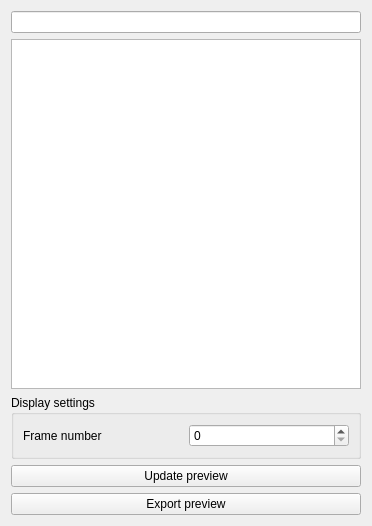
            <widget class="QWidget" name="widget" native="true">
             <property name="sizePolicy">
              <sizepolicy hsizetype="Maximum" vsizetype="Minimum">
               <horstretch>0</horstretch>
               <verstretch>0</verstretch>
              </sizepolicy>
             </property>
             <layout class="QVBoxLayout" name="verticalLayout">
              <item>
               <widget class="QLineEdit" name="lineEdit_8">
                <property name="readOnly">
                 <bool>true</bool>
                </property>
               </widget>
              </item>
              <item alignment="Qt::AlignHCenter">
               <widget class="QGraphicsView" name="graphicsView">
                <property name="enabled">
                 <bool>true</bool>
                </property>
                <property name="sizePolicy">
                 <sizepolicy hsizetype="Fixed" vsizetype="Fixed">
                  <horstretch>1</horstretch>
                  <verstretch>2</verstretch>
                 </sizepolicy>
                </property>
                <property name="minimumSize">
                 <size>
                  <width>350</width>
                  <height>350</height>
                 </size>
                </property>
                <property name="toolTip">
                 <string>&lt;html&gt;&lt;head/&gt;&lt;body&gt;&lt;p&gt;First image. The red dot shows the VBF aperture.&lt;/p&gt;&lt;/body&gt;&lt;/html&gt;</string>
                </property>
               </widget>
              </item>
              <item>
               <widget class="QGroupBox" name="groupBox_7">
                <property name="sizePolicy">
                 <sizepolicy hsizetype="Preferred" vsizetype="Maximum">
                  <horstretch>0</horstretch>
                  <verstretch>0</verstretch>
                 </sizepolicy>
                </property>
                <property name="toolTip">
                 <string>&lt;html&gt;&lt;head/&gt;&lt;body&gt;&lt;p&gt;Adjust display contrast and brightness&lt;/p&gt;&lt;/body&gt;&lt;/html&gt;</string>
                </property>
                <property name="title">
                 <string>Display settings</string>
                </property>
                <layout class="QGridLayout" name="gridLayout_7">
                 <item row="0" column="1">
                  <widget class="QSpinBox" name="spinBox_17">
                   <property name="toolTip">
                    <string>&lt;html&gt;&lt;head/&gt;&lt;body&gt;&lt;p&gt;which image in the stream to plot&lt;/p&gt;&lt;/body&gt;&lt;/html&gt;</string>
                   </property>
                   <property name="maximum">
                    <number>999999999</number>
                   </property>
                  </widget>
                 </item>
                 <item row="0" column="0">
                  <widget class="QLabel" name="label_16">
                   <property name="text">
                    <string>Frame number</string>
                   </property>
                  </widget>
                 </item>
                </layout>
               </widget>
              </item>
              <item>
               <widget class="QPushButton" name="pushButton_4">
                <property name="toolTip">
                 <string>&lt;html&gt;&lt;head/&gt;&lt;body&gt;&lt;p&gt;Check the modifications on the image in the stream. The VBF aperture is plot as a red circle.&lt;/p&gt;&lt;/body&gt;&lt;/html&gt;</string>
                </property>
                <property name="text">
                 <string>Update preview</string>
                </property>
               </widget>
              </item>
              <item>
               <widget class="QPushButton" name="pushButton_2">
                <property name="toolTip">
                 <string>&lt;html&gt;&lt;head/&gt;&lt;body&gt;&lt;p&gt;Export the preview as an image&lt;/p&gt;&lt;/body&gt;&lt;/html&gt;</string>
                </property>
                <property name="text">
                 <string>Export preview</string>
                </property>
               </widget>
              </item>
             </layout>
            </widget>
